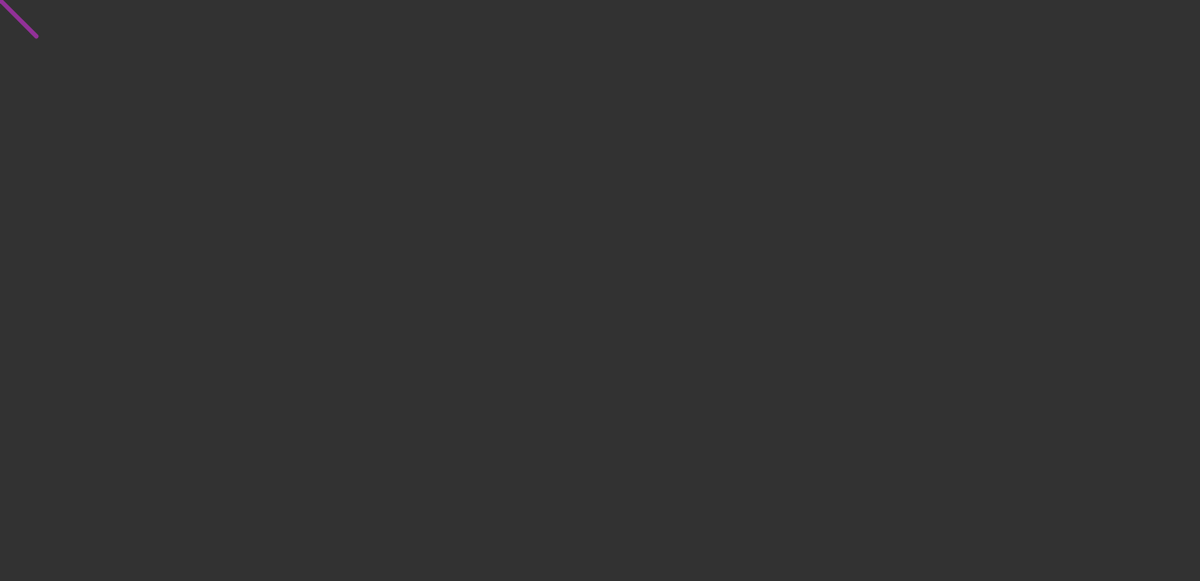
Frame 1 (no input)
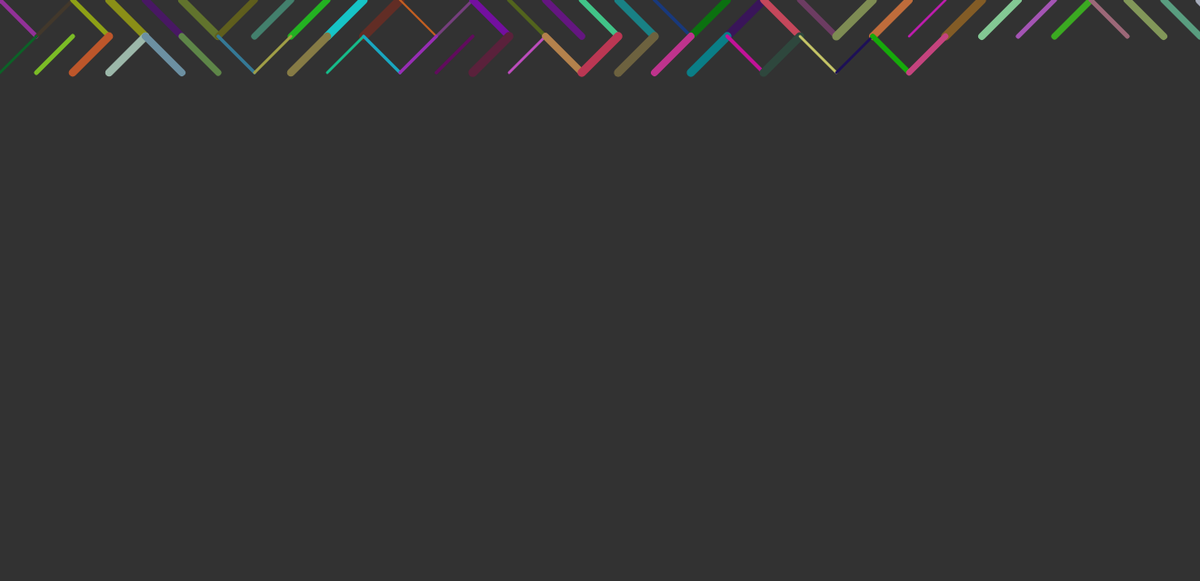
Frame 60 (no input)
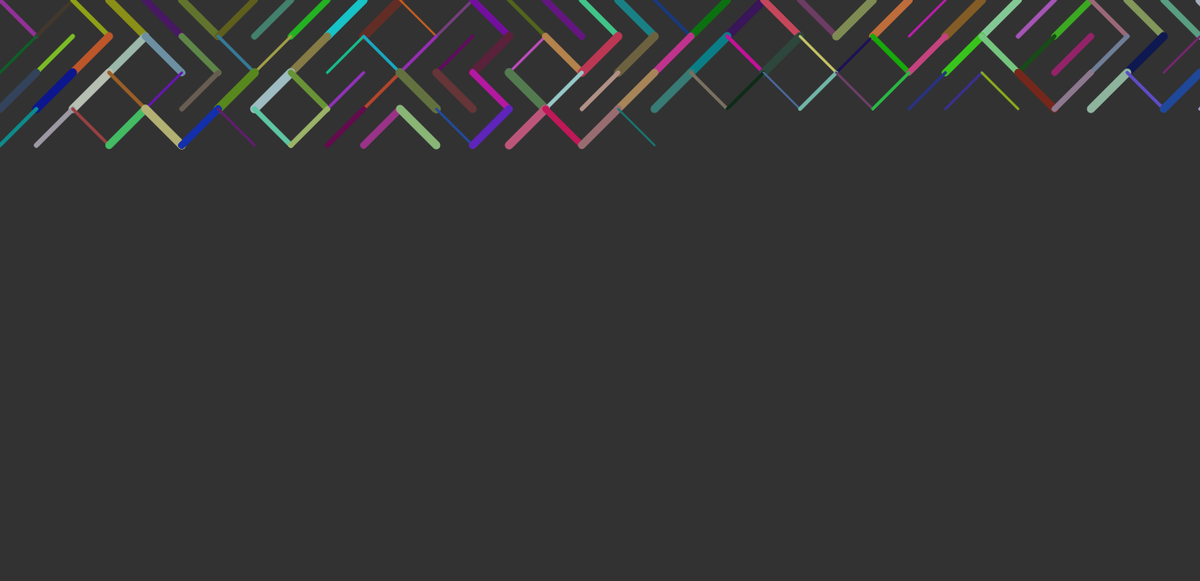
Frame 120 (the mouse pressed at the canvas centre since frame 60)

The p5.js sketch that drew these frames (run headless with seeded random() and noise() and a simulated clock; from frame 60 on, the mouse is pressed at the canvas centre):

// p5.js sketch
// ── sketch.js
let x = 0;
let y = 0;
let l = 40;

function setup() {
  createCanvas(1320, 640);
  background(50);
}

function draw() {
  stroke(random(10, 200), random(10, 200), random(10, 200));
  strokeWeight(random(2,10));
  if (random(1) > 0.5) {
    line(x, y, x+l, y+l);
  } else {
    line(x+l, y, x, y+l);
  }
  x+=l;
  if (x > width) {
    y+=l;
    x=0;
  }
}
